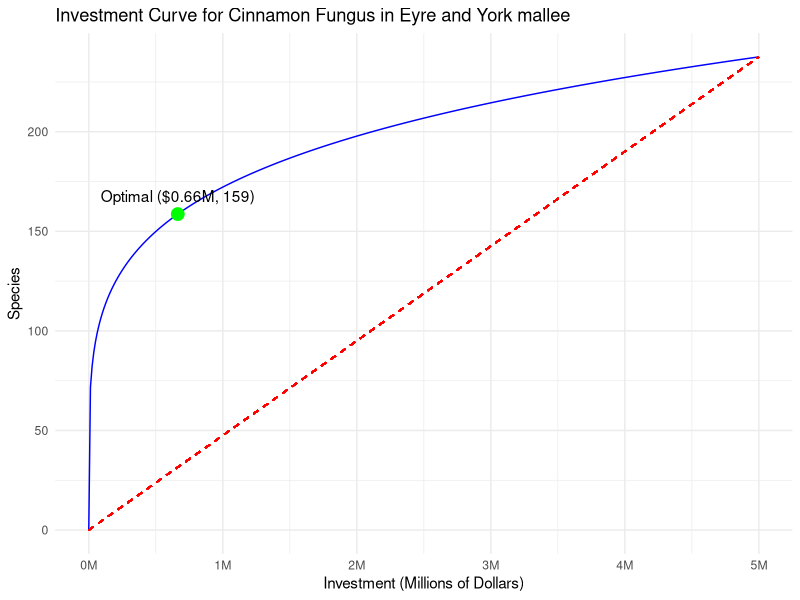

The R script that drew this image:
library(ggplot2)
library(dplyr)
library(tidyr)
library(scales)

# Define the function
f <- function(x) 10.8648 * x^0.2

# Create a tibble of x and y values
data <- tibble(x = seq(0, 5000000, length.out = 400)) %>%
  mutate(y = f(x))

# Endpoints
x_start <- 0
x_end <- 5000000
y_start <- f(x_start)
y_end <- f(x_end)

# Function to calculate distance from a point to a line
distance_to_line <- function(x, y, x1, y1, x2, y2) {
  # Line equation coefficients (Ax + By + C = 0)
  A <- y2 - y1
  B <- x1 - x2
  C <- x2 * y1 - x1 * y2
  
  # Distance formula
  abs(A * x + B * y + C) / sqrt(A^2 + B^2)
}

# Calculate distances
data <- data %>%
  mutate(distance = distance_to_line(x, y, x_start, y_start, x_end, y_end))

# Find the point of maximum distance
elbow_point <- data %>%
  arrange(desc(distance)) %>%
  slice(1)

# Plot
ggplot(data, aes(x, y)) + 
  geom_line(color = "blue") +
  geom_segment(aes(x = x_start, y = y_start, xend = x_end, yend = y_end), linetype = "dashed", color = "red") +
  geom_point(data = elbow_point, aes(x = x, y = y), color = "green", size = 4) +
  annotate("text", x = elbow_point$x, y = elbow_point$y, label = paste("Optimal ($", signif(elbow_point$x/1e6, 2), "M, ", round(elbow_point$y, 0), ")", sep=""), vjust = -1) +
  scale_x_continuous(breaks = seq(0, 5000000, by = 1000000), labels = label_number(scale = 1e-6, suffix = "M")) +
  theme_minimal() +
  labs(title = "Investment Curve for Cinnamon Fungus in Eyre and York mallee", x = "Investment (Millions of Dollars)", y = "Species")

